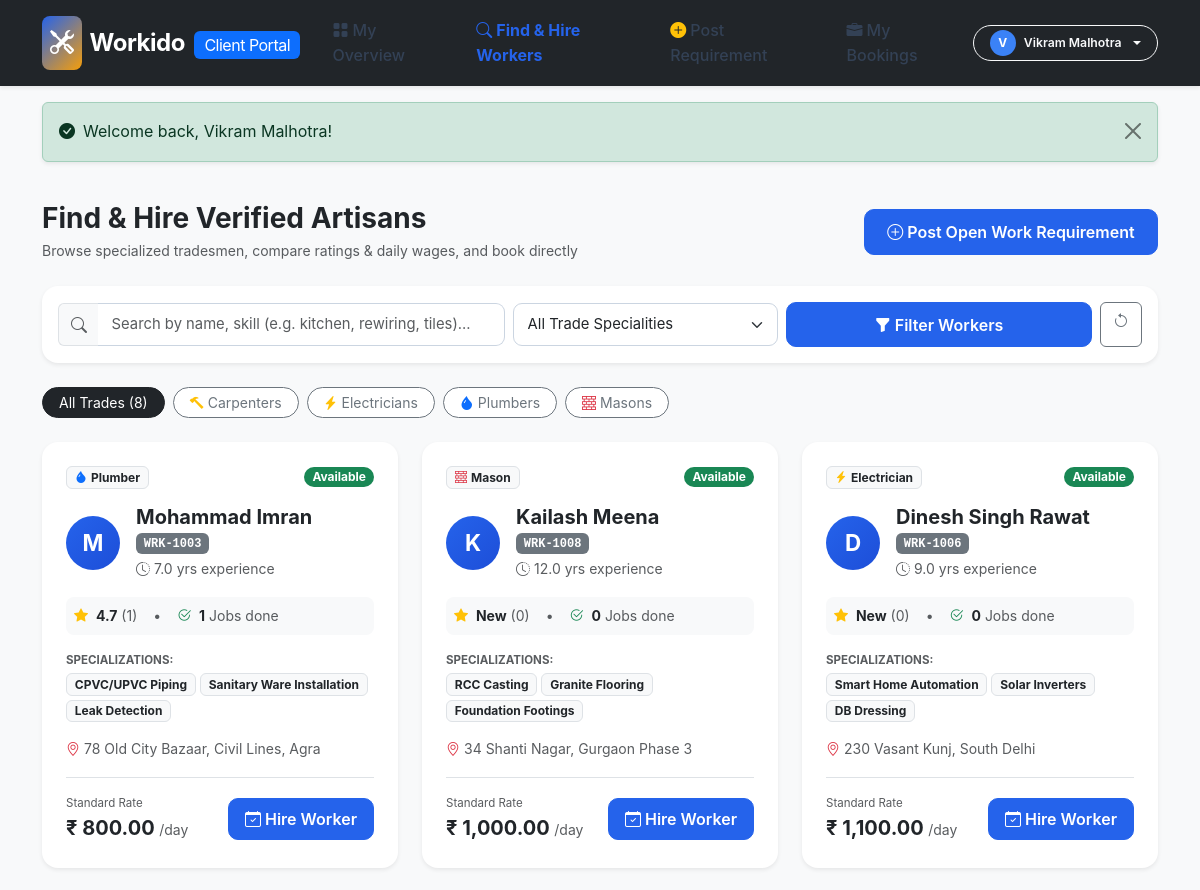
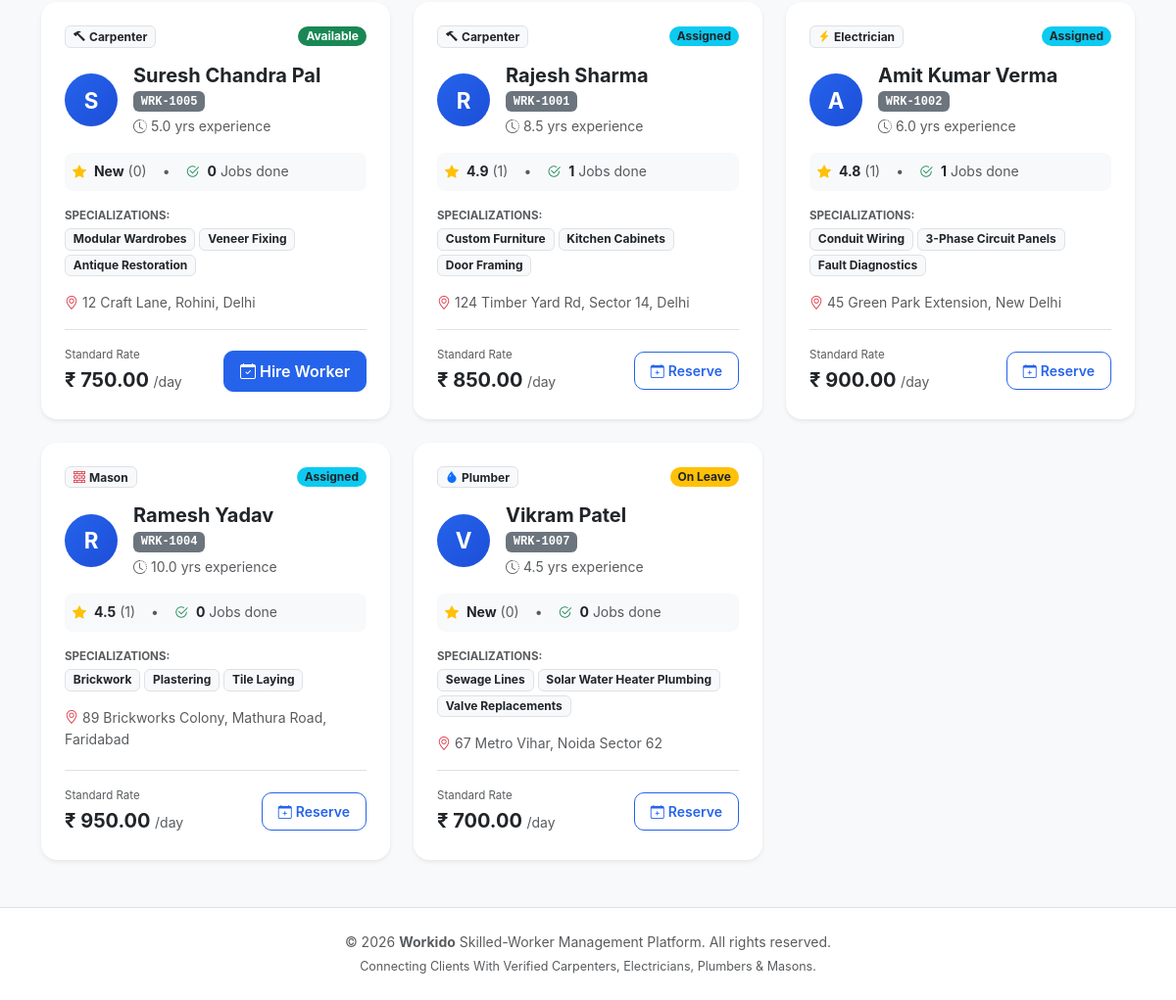
Screenshot of /customer/workers.php (signed in) with the database file from the repository (2 pictures, top to bottom).
### tables this page shows
CREATE TABLE `workers` (
  `id` INT AUTO_INCREMENT PRIMARY KEY,
  `worker_code` VARCHAR(20) NOT NULL UNIQUE,
  `full_name` VARCHAR(100) NOT NULL,
  `mobile_number` VARCHAR(20) NOT NULL,
  `email` VARCHAR(100) NULL,
  `address` TEXT NOT NULL,
  `category` ENUM('Carpenter', 'Electrician', 'Plumber', 'Mason') NOT NULL,
  `skills` TEXT NOT NULL,
  `experience_years` DECIMAL(4,1) NOT NULL DEFAULT 0.0,
  `daily_wage` DECIMAL(10,2) NOT NULL DEFAULT 0.00,
  `availability_status` ENUM('Available', 'Assigned', 'On Leave', 'Inactive') NOT NULL DEFAULT 'Available',
  `joining_date` DATE NOT NULL,
  `additional_details` TEXT NULL,
  `created_at` DATETIME NOT NULL DEFAULT CURRENT_TIMESTAMP,
  `updated_at` DATETIME NOT NULL DEFAULT CURRENT_TIMESTAMP ON UPDATE CURRENT_TIMESTAMP,
  INDEX `idx_worker_category` (`category`),
  INDEX `idx_worker_status` (`availability_status`),
  INDEX `idx_worker_code` (`worker_code`)
);

### customer/workers.php (the view, shortened to what this page needs)
<?php
require_once __DIR__ . '/../includes/customer_header.php';
$pdo = getDBConnection();
$categoryFilter = sanitize($_GET['category'] ?? '');
$search = sanitize($_GET['search'] ?? '');
$sql = "
    SELECT w.*,
           (SELECT AVG(rating) FROM performance_records pr WHERE pr.worker_id = w.id) as avg_rating,
           (SELECT COUNT(*) FROM performance_records pr WHERE pr.worker_id = w.id) as review_count,
           (SELECT COUNT(*) FROM job_assignments ja WHERE ja.worker_id = w.id AND ja.assignment_status = 'Completed') as completed_jobs_count
    FROM workers w
    WHERE w.availability_status != 'Inactive'
";
$params = [];
$sql .= " ORDER BY w.availability_status = 'Available' DESC, avg_rating DESC, w.experience_years DESC";
$stmt = $pdo->prepare($sql);
$stmt->execute($params);
$workers = $stmt->fetchAll();
?>
<div class="d-flex flex-column flex-md-row justify-content-between align-items-start align-items-md-center gap-3 mb-4">
    <div>
        <h3 class="fw-bold text-dark mb-1">Find & Hire Verified Artisans</h3>
        <p class="text-muted small mb-0">Browse specialized tradesmen, compare ratings & daily wages, and book directly</p>
    </div>
    <a href="<?= getBaseUrl('customer/post_job.php') ?>" class="btn btn-primary fw-semibold">
        <i class="bi bi-plus-circle me-1"></i>Post Open Work Requirement
    </a>
</div>
<div class="card border-0 shadow-sm rounded-4 mb-4 bg-white p-3">
    <form method="GET" action="" class="row g-2 align-items-center">
        <div class="col-md-5">
            <div class="input-group">
                <span class="input-group-text bg-light text-muted border-end-0"><i class="bi bi-search"></i></span>
                <input type="text" name="search" class="form-control border-start-0" placeholder="Search by name, skill (e.g. kitchen, rewiring, tiles)..." value="<?= e($search) ?>">
            </div>
        </div>
        <div class="col-sm-6 col-md-3">
            <select name="category" class="form-select" onchange="this.form.submit()">
                <option value="">All Trade Specialities</option>
            </select>
        </div>
        <div class="col-sm-6 col-md-4 d-flex gap-2">
            <button type="submit" class="btn btn-primary flex-fill">
                <i class="bi bi-funnel-fill me-1"></i>Filter Workers
            </button>
            <a href="<?= getBaseUrl('customer/workers.php') ?>" class="btn btn-outline-secondary" title="Reset Filters">
                <i class="bi bi-arrow-counterclockwise"></i>
            </a>
        </div>
    </form>
</div>
<div class="d-flex flex-wrap gap-2 mb-4">
    <a href="?category=" class="btn btn-sm <?= empty($categoryFilter) ? 'btn-dark' : 'btn-outline-secondary bg-white' ?> rounded-pill px-3">
        All Trades (<?= count($workers) ?>)
    </a>
    <a href="?category=Carpenter" class="btn btn-sm <?= $categoryFilter === 'Carpenter' ? 'btn-warning text-dark fw-bold' : 'btn-outline-secondary bg-white' ?> rounded-pill px-3">
        <i class="bi bi-hammer me-1 text-warning"></i>Carpenters
    </a>
    <a href="?category=Electrician" class="btn btn-sm <?= $categoryFilter === 'Electrician' ? 'btn-warning text-dark fw-bold' : 'btn-outline-secondary bg-white' ?> rounded-pill px-3">
        <i class="bi bi-lightning-charge-fill me-1 text-warning"></i>Electricians
    </a>
    <a href="?category=Plumber" class="btn btn-sm <?= $categoryFilter === 'Plumber' ? 'btn-primary text-white fw-bold' : 'btn-outline-secondary bg-white' ?> rounded-pill px-3">
        <i class="bi bi-droplet-fill me-1 text-primary"></i>Plumbers
    </a>
    <a href="?category=Mason" class="btn btn-sm <?= $categoryFilter === 'Mason' ? 'btn-danger text-white fw-bold' : 'btn-outline-secondary bg-white' ?> rounded-pill px-3">
        <i class="bi bi-bricks me-1 text-danger"></i>Masons
    </a>
</div>
<div class="row g-4 mb-4">
    <?php if (empty($workers)): ?>
        <div class="col-12">
            <div class="card border-0 shadow-sm rounded-4 p-5 text-center bg-white">
                <i class="bi bi-people fs-1 text-muted mb-3"></i>
                <h5 class="fw-bold text-dark">No skilled workers match your search criteria</h5>
                <p class="text-muted small mb-4">Try clearing filters or post an open job request so our coordinators can dispatch an artisan for you.</p>
                <div class="d-flex justify-content-center gap-2">
                    <a href="<?= getBaseUrl('customer/workers.php') ?>" class="btn btn-outline-primary">Reset Filters</a>
                    <a href="<?= getBaseUrl('customer/post_job.php') ?>" class="btn btn-primary">Post Custom Requirement</a>
                </div>
            </div>
        </div>
    <?php else: ?>
        <?php foreach ($workers as $w):
            $rating = $w['avg_rating'] ? (float)$w['avg_rating'] : null;
        ?>
            <div class="col-md-6 col-lg-4">
                <div class="card border-0 shadow-sm rounded-4 p-4 bg-white h-100 d-flex flex-column hover-lift">
                    <div class="d-flex justify-content-between align-items-center mb-3">
                        <?= getCategoryBadge($w['category']) ?>
                        <?= getAvailabilityBadge($w['availability_status']) ?>
                    </div>
                    <div class="d-flex align-items-center gap-3 mb-3">
                        <div class="user-avatar" style="width: 54px; height: 54px; font-size: 1.4rem; background: linear-gradient(135deg, #2563eb, #1d4ed8);">
                            <?= strtoupper(substr($w['full_name'], 0, 1)) ?>
                        </div>
                        <div>
                            <h5 class="fw-bold text-dark mb-0"><?= e($w['full_name']) ?></h5>
                            <span class="badge bg-secondary font-monospace small"><?= e($w['worker_code']) ?></span>
                            <small class="text-muted d-block mt-1">
                                <i class="bi bi-clock-history me-1"></i><?= e($w['experience_years']) ?> yrs experience
                            </small>
                        </div>
                    </div>
                    <div class="d-flex align-items-center gap-3 p-2 bg-light rounded-3 mb-3 small">
                        <div>
                            <i class="bi bi-star-fill text-warning me-1"></i>
                            <strong><?= $rating !== null ? number_format($rating, 1) : 'New' ?></strong>
                            <span class="text-muted">(<?= (int)$w['review_count'] ?>)</span>
                        </div>
                        <span class="text-muted">&bull;</span>
                        <div>
                            <i class="bi bi-check2-circle text-success me-1"></i>
                            <strong><?= (int)$w['completed_jobs_count'] ?></strong>
                            <span class="text-muted">Jobs done</span>
                        </div>
                    </div>
                    <div class="mb-3">
                        <small class="text-muted text-uppercase fw-bold d-block mb-1" style="font-size: 0.72rem;">Specializations:</small>
                        <div class="d-flex flex-wrap gap-1">
                            <?php
                            $skills = array_slice(explode(',', $w['skills']), 0, 3);
                            foreach ($skills as $sk):
                                $sk = trim($sk);
                                if ($sk):
                            ?>
                                <span class="badge bg-light text-dark border small" style="font-size: 0.75rem;"><?= e($sk) ?></span>
                            <?php endif; endforeach; ?>
                        </div>
                    </div>
                    <?php if ($w['address']): ?>
                        <div class="text-muted small mb-3">
                            <i class="bi bi-geo-alt me-1 text-danger"></i><?= e($w['address']) ?>
                        </div>
                    <?php endif; ?>
                    <div class="mt-auto border-top pt-3 d-flex justify-content-between align-items-center">
                        <div>
                            <small class="text-muted d-block" style="font-size: 0.72rem;">Standard Rate</small>
                            <span class="fw-bold fs-5 text-dark"><?= formatCurrency($w['daily_wage']) ?></span>
                            <small class="text-muted">/day</small>
                        </div>
                        <?php if ($w['availability_status'] === 'Available'): ?>
                            <a href="<?= getBaseUrl('customer/hire_worker.php?worker_id=' . $w['id']) ?>" class="btn btn-primary fw-semibold px-3 py-2">
                                <i class="bi bi-calendar-check me-1"></i>Hire Worker
                            </a>
                        <?php else: ?>
                            <a href="<?= getBaseUrl('customer/hire_worker.php?worker_id=' . $w['id']) ?>" class="btn btn-outline-primary btn-sm px-3 py-2">
                                <i class="bi bi-calendar-plus me-1"></i>Reserve
                            </a>
                        <?php endif; ?>
                    </div>
                </div>
            </div>
        <?php endforeach; ?>
    <?php endif; ?>
</div>
<?php include __DIR__ . '/../includes/customer_footer.php'; ?>

### config/functions.php (shortened to what this page needs)
<?php
function e(?string $string): string {
    return htmlspecialchars((string)($string ?? ''), ENT_QUOTES, 'UTF-8');
}
function sanitize(?string $string): string {
    return trim((string)($string ?? ''));
}
function getFlash(): ?array {
    if (isset($_SESSION['flash'])) {
        $flash = $_SESSION['flash'];
        return $flash;
    }
    return null;
}
function renderFlash(): string {
    $flash = getFlash();
    $type = e($flash['type']);
    $message = e($flash['message']);
    $icon = match($flash['type']) {
        'success' => '<i class="bi bi-check-circle-fill me-2"></i>',
        'danger'  => '<i class="bi bi-exclamation-triangle-fill me-2"></i>',
        'warning' => '<i class="bi bi-exclamation-circle-fill me-2"></i>',
        default   => '<i class="bi bi-info-circle-fill me-2"></i>',
    };
    return '<div class="alert alert-' . $type . ' alert-dismissible fade show shadow-sm" role="alert">
                ' . $icon . '<span>' . $message . '</span>
                <button type="button" class="btn-close" data-bs-dismiss="alert" aria-label="Close"></button>
            </div>';
}
function getBaseUrl(string $path = ''): string {
    $scriptDir = dirname($_SERVER['SCRIPT_NAME']);
    $scriptDir = str_replace('\\', '/', $scriptDir);
    if (str_ends_with($scriptDir, '/admin') || str_ends_with($scriptDir, '/customer') || str_ends_with($scriptDir, '/includes') || str_ends_with($scriptDir, '/config')) {
        $base = dirname($scriptDir);
    } else {
        $base = $scriptDir;
    }
    $base = rtrim($base, '/');
    $cleanPath = ltrim($path, '/');
    return ($base ? $base : '') . ($cleanPath ? '/' . $cleanPath : '');
}
function formatCurrency($amount): string {
    $num = is_numeric($amount) ? (float)$amount : 0.00;
    return '₹ ' . number_format($num, 2);
}
function getAvailabilityBadge(string $status): string {
    $badgeClass = match ($status) {
        'Available' => 'bg-success text-white',
        'Assigned'  => 'bg-info text-dark',
        'On Leave'  => 'bg-warning text-dark',
        'Inactive'  => 'bg-secondary text-white',
        default     => 'bg-light text-dark'
    };
    return '<span class="badge ' . $badgeClass . ' px-2 py-1 rounded-pill">' . e($status) . '</span>';
}
function getCategoryBadge(string $category): string {
    $icon = match ($category) {
        'Carpenter'   => '<i class="bi bi-hammer me-1 text-amber"></i>',
        'Electrician' => '<i class="bi bi-lightning-charge-fill me-1 text-warning"></i>',
        'Plumber'     => '<i class="bi bi-droplet-fill me-1 text-primary"></i>',
        'Mason'       => '<i class="bi bi-bricks me-1 text-danger"></i>',
        default       => '<i class="bi bi-tools me-1"></i>'
    };
    return '<span class="badge bg-light text-dark border px-2 py-1">' . $icon . e($category) . '</span>';
}

### assets/css/style.css (style rules this page uses)
:root { --primary: #2563eb; --primary-dark: #1d4ed8; --primary-light: #eff6ff; --secondary: #0f172a; --secondary-light: #1e293b; --accent: #f59e0b; --accent-hover: #d97706; --text-main: #334155; --text-muted: #64748b; --bg-light: #f8fafc; --bg-white: #ffffff; --border-color: #e2e8f0; --shadow-sm: 0 1px 2px 0 rgba(0, 0, 0, 0.05); --shadow-md: 0 4px 6px -1px rgba(0, 0, 0, 0.08), 0 2px 4px -2px rgba(0, 0, 0, 0.05); --shadow-lg: 0 10px 15px -3px rgba(0, 0, 0, 0.1), 0 4px 6px -4px rgba(0, 0, 0, 0.05); --transition: all 0.25s ease-in-out; }
body { font-family: -apple-system, BlinkMacSystemFont, "Segoe UI", Roboto, "Helvetica Neue", Arial, sans-serif; color: var(--text-main); background-color: var(--bg-light); line-height: 1.6; margin: 0; padding: 0; }
.btn-primary { background-color: var(--primary); border-color: var(--primary); font-weight: 600; padding: 0.6rem 1.4rem; border-radius: 10px; transition: var(--transition); }
.btn-outline-primary { border-color: var(--primary); color: var(--primary); font-weight: 600; padding: 0.6rem 1.4rem; border-radius: 10px; transition: var(--transition); }

### assets/css/dashboard.css (style rules this page uses)
:root { --sidebar-width: 260px; --sidebar-bg: #0f172a; --sidebar-color: #cbd5e1; --sidebar-active: #2563eb; --sidebar-hover: #1e293b; --topbar-height: 64px; --bg-body: #f8fafc; --card-bg: #ffffff; --border-subtle: #e2e8f0; --text-primary: #1e293b; --text-secondary: #64748b; --shadow-card: 0 1px 3px 0 rgba(0, 0, 0, 0.07), 0 1px 2px -1px rgba(0, 0, 0, 0.05); --shadow-hover: 0 8px 16px -2px rgba(0, 0, 0, 0.08); }
body { background-color: var(--bg-body); color: var(--text-primary); font-family: -apple-system, BlinkMacSystemFont, "Segoe UI", Roboto, "Helvetica Neue", Arial, sans-serif; min-height: 100vh; }
.user-avatar { width: 38px; height: 38px; border-radius: 50%; background-color: #3b82f6; color: #ffffff; display: flex; align-items: center; justify-content: center; font-weight: 700; font-size: 0.95rem; }
.form-control, .form-select { border-radius: 9px; border: 1px solid #cbd5e1; padding: 0.6rem 0.85rem; font-size: 0.925rem; transition: border-color 0.2s, box-shadow 0.2s; }

### rows the page displays
workers: category "Plumber", availability_status "Available", full_name "M", full_name "Mohammad Imran", worker_code "WRK-1003", experience_years "7.0", rating "4.7", review_count "1", completed_jobs_count "1", skills "CPVC/UPVC Piping", skills "Sanitary Ware Installation", skills "Leak Detection", address "78 Old City Bazaar, Civil Lines, Agra", daily_wage "₹ 800.00"
workers: category "Mason", availability_status "Available", full_name "K", full_name "Kailash Meena", worker_code "WRK-1008", experience_years "12.0", shows "New", review_count "0", completed_jobs_count "0", skills "RCC Casting", skills "Granite Flooring", skills "Foundation Footings", address "34 Shanti Nagar, Gurgaon Phase 3", daily_wage "₹ 1,000.00"
workers: category "Electrician", availability_status "Available", full_name "D", full_name "Dinesh Singh Rawat", worker_code "WRK-1006", experience_years "9.0", shows "New", review_count "0", completed_jobs_count "0", skills "Smart Home Automation", skills "Solar Inverters", skills "DB Dressing", address "230 Vasant Kunj, South Delhi", daily_wage "₹ 1,100.00"
workers: category "Carpenter", availability_status "Available", full_name "S", full_name "Suresh Chandra Pal", worker_code "WRK-1005", experience_years "5.0", shows "New", review_count "0", completed_jobs_count "0", skills "Modular Wardrobes", skills "Veneer Fixing", skills "Antique Restoration", address "12 Craft Lane, Rohini, Delhi", daily_wage "₹ 750.00"
workers: category "Carpenter", availability_status "Assigned", full_name "R", full_name "Rajesh Sharma", worker_code "WRK-1001", experience_years "8.5", rating "4.9", review_count "1", completed_jobs_count "1", skills "Custom Furniture", skills "Kitchen Cabinets", skills "Door Framing", address "124 Timber Yard Rd, Sector 14, Delhi", daily_wage "₹ 850.00"
workers: category "Electrician", availability_status "Assigned", full_name "A", full_name "Amit Kumar Verma", worker_code "WRK-1002", experience_years "6.0", rating "4.8", review_count "1", completed_jobs_count "1", skills "Conduit Wiring", skills "3-Phase Circuit Panels", skills "Fault Diagnostics", address "45 Green Park Extension, New Delhi", daily_wage "₹ 900.00"
workers: category "Mason", availability_status "Assigned", full_name "R", full_name "Ramesh Yadav", worker_code "WRK-1004", experience_years "10.0", rating "4.5", review_count "1", completed_jobs_count "0", skills "Brickwork", skills "Plastering", skills "Tile Laying", address "89 Brickworks Colony, Mathura Road, Faridabad", daily_wage "₹ 950.00"
workers: category "Plumber", availability_status "On Leave", full_name "V", full_name "Vikram Patel", worker_code "WRK-1007", experience_years "4.5", shows "New", review_count "0", completed_jobs_count "0", skills "Sewage Lines", skills "Solar Water Heater Plumbing", skills "Valve Replacements", address "67 Metro Vihar, Noida Sector 62", daily_wage "₹ 700.00"

### other values shown
substr($user['full_name'] ?? 'C', 0, 1) "V"
$user['full_name'] "Vikram Malhotra"
$message "Welcome back, Vikram Malhotra!"
count($workers) "8"
